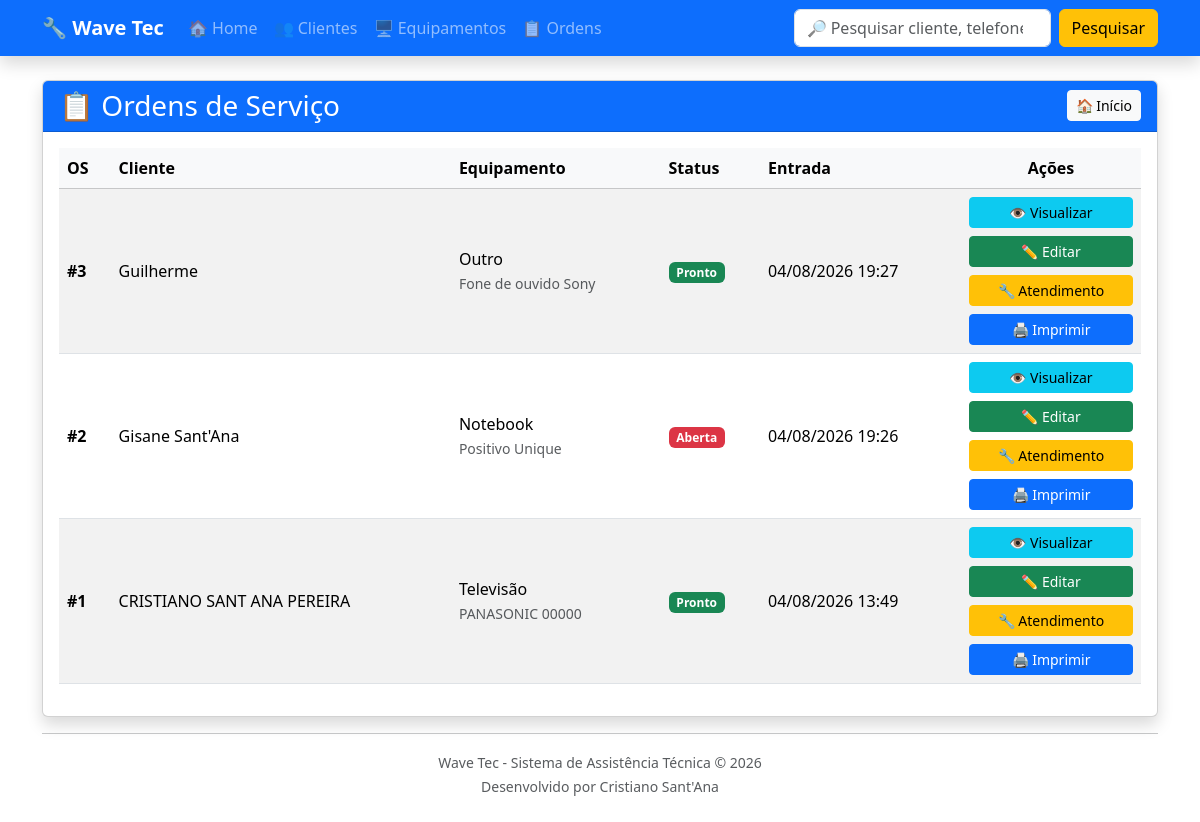
Page /ordens/ on the earlier database version.
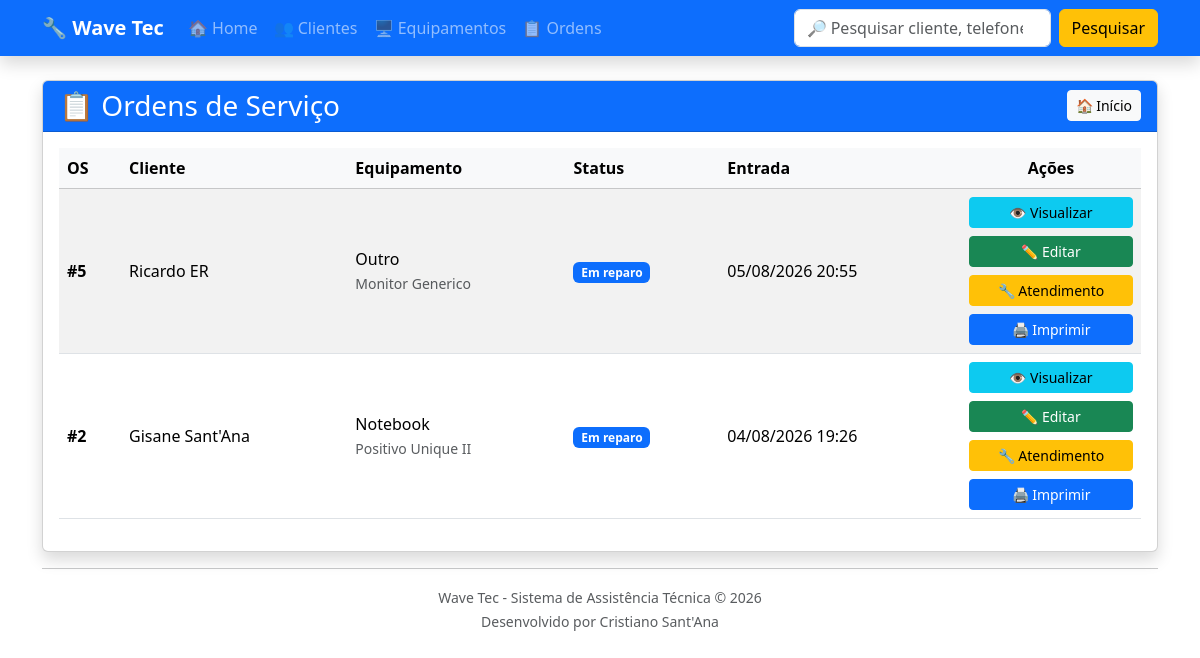
Same page on the later database version.
### ordens/models.py (models this page shows, shortened)
class OrdemServico(models.Model):
    STATUS = [
        ("ABERTA", "Aberta"),
        ("EM_ANALISE", "Em análise"),
        ("AGUARDANDO_PECA", "Aguardando peça"),
        ("EM_REPARO", "Em reparo"),
        ("PRONTO", "Pronto"),
        ("SEM_CONSERTO", "Sem conserto"),
        ("ENTREGUE", "Entregue"),
    ]
    equipamento_cadastrado = models.ForeignKey(
        Equipamento,
        on_delete=models.CASCADE,
        related_name="ordens"
    )
    data_abertura = models.DateTimeField(
        auto_now_add=True
    )
    defeito = models.TextField()
    acessorios = models.TextField(
        blank=True
    )
    observacoes = models.TextField(
        blank=True
    )
    reparo = models.TextField(
        blank=True
    )
    valor = models.DecimalField(
        max_digits=10,
        decimal_places=2,
        default=0
    )
    forma_pagamento = models.CharField(
        max_length=30,
        blank=True
    )
    status = models.CharField(
        max_length=20,
        choices=STATUS,
        default="ABERTA"
    )
    @property
    def cliente(self):
        return self.equipamento_cadastrado.cliente

### equipamentos/models.py (models this page shows, shortened)
class Equipamento(models.Model):
    TIPOS = [
        ("TV", "Televisão"),
        ("NOTE", "Notebook"),
        ("PC", "Computador"),
        ("CEL", "Celular"),
        ("SOM", "Som"),
        ("MICRO", "Micro-ondas"),
        ("OUTRO", "Outro"),
    ]
    cliente = models.ForeignKey(
        Cliente,
        on_delete=models.CASCADE
    )
    tipo = models.CharField(
        max_length=20,
        choices=TIPOS
    )
    marca = models.CharField(
        max_length=50
    )
    modelo = models.CharField(
        max_length=50
    )
    numero_serie = models.CharField(
        max_length=100,
        blank=True
    )
    acessorios = models.TextField(
        blank=True
    )
    garantia = models.BooleanField(
        default=False
    )
    data_entrada = models.DateField(
        auto_now_add=True
    )
    status = models.CharField(
        max_length=30,
        default="Em análise"
    )

### clientes/models.py (models this page shows, shortened)
class Cliente(models.Model):
    nome = models.CharField(max_length=100)
    telefone = models.CharField(max_length=20)
    endereco = models.CharField(max_length=200)

### ordens/views.py (the view)
def lista_ordens(request):
    ordens = OrdemServico.objects.all().order_by("-id")
    return render(
        request,
        "ordens/lista_ordens.html",
        {
            "ordens": ordens
        }
    )

### ordens/templates/ordens/lista_ordens.html (shortened to what the changed rows need)
{% extends "base.html" %}
{% block content %}
<div class="card shadow">
    <div class="card-body">
        <table class="table table-striped table-hover align-middle">
            <thead class="table-light">
                <tr>
                    <th>OS</th>
                    <th>Cliente</th>
                    <th>Equipamento</th>
                    <th>Status</th>
                    <th>Entrada</th>
                    <th class="text-center">Ações</th>
                </tr>
            </thead>
            <tbody>
                {% for ordem in ordens %}
                <tr>
                    <td>
                        <strong>#{{ ordem.id }}</strong>
                    </td>
                    <td>
                        {{ ordem.cliente.nome }}
                    </td>
                    <td>
                        {{ ordem.equipamento_cadastrado.get_tipo_display }}
                        <br>
                        <small class="text-muted">
                            {{ ordem.equipamento_cadastrado.marca }}
                            {{ ordem.equipamento_cadastrado.modelo }}
                        </small>
                    </td>
                    <td>
                        {% if ordem.status == "ABERTA" %}
                            <span class="badge bg-danger">
                                Aberta
                            </span>
                        {% elif ordem.status == "EM_ANALISE" %}
                            <span class="badge bg-warning text-dark">
                                Em análise
                            </span>
                        {% elif ordem.status == "AGUARDANDO_PECA" %}
                            <span class="badge bg-info text-dark">
                                Aguardando peça
                            </span>
                        {% elif ordem.status == "EM_REPARO" %}
                            <span class="badge bg-primary">
                                Em reparo
                            </span>
                        {% elif ordem.status == "PRONTO" %}
                            <span class="badge bg-success">
                                Pronto
                            </span>
                        {% elif ordem.status == "SEM_CONSERTO" %}
                            <span class="badge bg-dark">
                                Sem conserto
                            </span>
                        {% elif ordem.status == "ENTREGUE" %}
                            <span class="badge bg-secondary">
                                Entregue
                            </span>
                        {% else %}
                            <span class="badge bg-light text-dark">
                                {{ ordem.get_status_display }}
                            </span>
                        {% endif %}
                    </td>
                    <td>
                        {{ ordem.data_abertura|date:"d/m/Y H:i" }}
                    </td>
                     <td class="text-center" style="width:180px;">
                        <div class="d-grid gap-2">
                            <a
                                href="{% url 'detalhe_ordem' ordem.id %}"
                                class="btn btn-info btn-sm">
                                👁 Visualizar
                            </a>
                            <a
                                href="{% url 'editar_ordem' ordem.id %}"
                                class="btn btn-success btn-sm">
                                ✏️ Editar
                            </a>
                            <a
                                href="{% url 'novo_atendimento' ordem.id %}"
                                class="btn btn-warning btn-sm">
                                🔧 Atendimento
                            </a>
                            <a
                                href="{% url 'imprimir_os' ordem.id %}"
                                class="btn btn-primary btn-sm">
                                🖨 Imprimir
                            </a>
                        </div>
                    </td>
                </tr>
                {% empty %}
                <tr>
                    <td colspan="6" class="text-center">
                        Nenhuma Ordem de Serviço cadastrada.
                    </td>
                </tr>
                {% endfor %}
            </tbody>
        </table>
    </div>
</div>
{% endblock %}

Differences in the rows shown:
removed OrdemServico: id "3", cliente.nome "Guilherme", equipamento_cadastrado.tipo "Outro", equipamento_cadastrado.marca "Fone de ouvido", equipamento_cadastrado.modelo "Sony", status "Pronto", data_abertura "04/08/2026 19:27"
removed OrdemServico: id "1", cliente.nome "CRISTIANO SANT ANA PEREIRA", equipamento_cadastrado.tipo "Televisão", equipamento_cadastrado.marca "PANASONIC", equipamento_cadastrado.modelo "00000", status "Pronto", data_abertura "04/08/2026 13:49"
added OrdemServico: id "5", cliente.nome "Ricardo ER", equipamento_cadastrado.tipo "Outro", equipamento_cadastrado.marca "Monitor", equipamento_cadastrado.modelo "Generico", status "Em reparo", data_abertura "05/08/2026 20:55"
changed OrdemServico "Gisane Sant'Ana": equipamento_cadastrado.modelo "Unique" → "Unique II"; status "Aberta" → "Em reparo"
